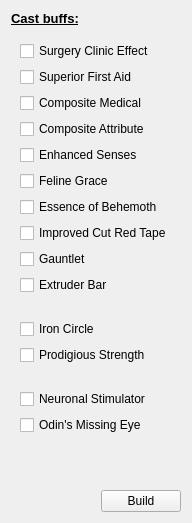
     <widget class="QWidget" name="layoutWidget">
      <property name="geometry">
       <rect>
        <x>420</x>
        <y>10</y>
        <width>171</width>
        <height>481</height>
       </rect>
      </property>
      <layout class="QVBoxLayout" name="verticalLayout_5">
       <property name="sizeConstraint">
        <enum>QLayout::SetFixedSize</enum>
       </property>
       <item>
        <layout class="QVBoxLayout" name="verticalLayout_4">
         <property name="sizeConstraint">
          <enum>QLayout::SetFixedSize</enum>
         </property>
         <item>
          <widget class="QLabel" name="label_14">
           <property name="font">
            <font>
             <pointsize>10</pointsize>
             <weight>75</weight>
             <bold>true</bold>
             <underline>true</underline>
            </font>
           </property>
           <property name="text">
            <string>Cast buffs:</string>
           </property>
          </widget>
         </item>
         <item>
          <widget class="QFrame" name="frame_3">
           <layout class="QVBoxLayout" name="verticalLayout_3">
            <property name="sizeConstraint">
             <enum>QLayout::SetFixedSize</enum>
            </property>
            <item>
             <widget class="QCheckBox" name="checkBox_10">
              <property name="text">
               <string>Surgery Clinic Effect</string>
              </property>
             </widget>
            </item>
            <item>
             <widget class="QCheckBox" name="checkBox_9">
              <property name="text">
               <string>Superior First Aid</string>
              </property>
             </widget>
            </item>
            <item>
             <widget class="QCheckBox" name="checkBox_2">
              <property name="text">
               <string>Composite Medical</string>
              </property>
             </widget>
            </item>
            <item>
             <widget class="QCheckBox" name="checkBox">
              <property name="text">
               <string>Composite Attribute</string>
              </property>
             </widget>
            </item>
            <item>
             <widget class="QCheckBox" name="checkBox_3">
              <property name="text">
               <string>Enhanced Senses</string>
              </property>
             </widget>
            </item>
            <item>
             <widget class="QCheckBox" name="checkBox_4">
              <property name="text">
               <string>Feline Grace</string>
              </property>
             </widget>
            </item>
            <item>
             <widget class="QCheckBox" name="checkBox_5">
              <property name="text">
               <string>Essence of Behemoth</string>
              </property>
             </widget>
            </item>
            <item>
             <widget class="QCheckBox" name="checkBox_8">
              <property name="text">
               <string>Improved Cut Red Tape</string>
              </property>
             </widget>
            </item>
            <item>
             <widget class="QCheckBox" name="checkBox_6">
              <property name="text">
               <string>Gauntlet</string>
              </property>
             </widget>
            </item>
            <item>
             <widget class="QCheckBox" name="checkBox_7">
              <property name="text">
               <string>Extruder Bar</string>
              </property>
             </widget>
            </item>
           </layout>
          </widget>
         </item>
         <item>
          <widget class="QFrame" name="frame">
           <layout class="QVBoxLayout" name="verticalLayout_2">
            <item>
             <widget class="QCheckBox" name="checkBox_11">
              <property name="text">
               <string>Iron Circle</string>
              </property>
             </widget>
            </item>
            <item>
             <widget class="QCheckBox" name="checkBox_12">
              <property name="text">
               <string>Prodigious Strength</string>
              </property>
             </widget>
            </item>
           </layout>
          </widget>
         </item>
         <item>
          <widget class="QFrame" name="frame_2">
           <layout class="QVBoxLayout" name="verticalLayout">
            <item>
             <widget class="QCheckBox" name="checkBox_13">
              <property name="text">
               <string>Neuronal Stimulator</string>
              </property>
             </widget>
            </item>
            <item>
             <widget class="QCheckBox" name="checkBox_14">
              <property name="text">
               <string>Odin's Missing Eye</string>
              </property>
             </widget>
            </item>
           </layout>
          </widget>
         </item>
        </layout>
       </item>
       <item>
        <spacer name="verticalSpacer">
         <property name="orientation">
          <enum>Qt::Vertical</enum>
         </property>
         <property name="sizeHint" stdset="0">
          <size>
           <width>20</width>
           <height>40</height>
          </size>
         </property>
        </spacer>
       </item>
       <item>
        <layout class="QHBoxLayout" name="horizontalLayout">
         <item>
          <spacer name="horizontalSpacer_2">
           <property name="orientation">
            <enum>Qt::Horizontal</enum>
           </property>
           <property name="sizeHint" stdset="0">
            <size>
             <width>40</width>
             <height>20</height>
            </size>
           </property>
          </spacer>
         </item>
         <item>
          <widget class="QPushButton" name="pushButton">
           <property name="text">
            <string>Build</string>
           </property>
          </widget>
         </item>
        </layout>
       </item>
      </layout>
     </widget>
